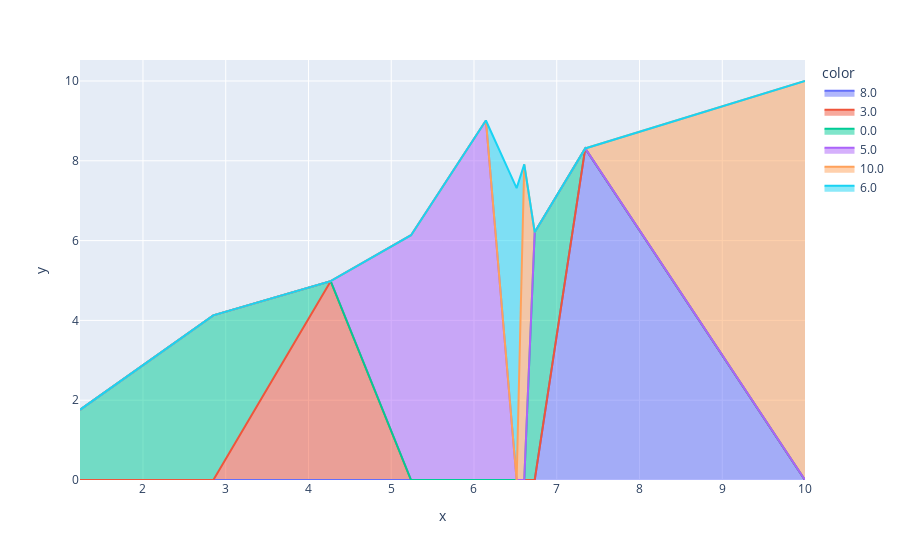

This figure's notebook cell:
### Code cell
fig.show()

### Figure 1 — Plotly figure (JSON) as saved in the notebook; plotly's stock layout.template omitted (floating-point values rounded to 4 significant figures)
{"data": [{"fillpattern": {"shape": ""}, "hovertemplate": "color=8.0<br>x=%{x}<br>y=%{y}<extra></extra>", "legendgroup": "8.0", "line": {"color": "#636efa"}, "marker": {"symbol": "circle"}, "mode": "lines", "name": "8.0", "orientation": "v", "showlegend": true, "stackgroup": "1", "type": "scatter", "x": [7.344], "xaxis": "x", "y": [8.31], "yaxis": "y"}, {"fillpattern": {"shape": ""}, "hovertemplate": "color=3.0<br>x=%{x}<br>y=%{y}<extra></extra>", "legendgroup": "3.0", "line": {"color": "#EF553B"}, "marker": {"symbol": "circle"}, "mode": "lines", "name": "3.0", "orientation": "v", "showlegend": true, "stackgroup": "1", "type": "scatter", "x": [4.268], "xaxis": "x", "y": [4.983], "yaxis": "y"}, {"fillpattern": {"shape": ""}, "hovertemplate": "color=0.0<br>x=%{x}<br>y=%{y}<extra></extra>", "legendgroup": "0.0", "line": {"color": "#00cc96"}, "marker": {"symbol": "circle"}, "mode": "lines", "name": "0.0", "orientation": "v", "showlegend": true, "stackgroup": "1", "type": "scatter", "x": [1.239, 2.85, 6.734], "xaxis": "x", "y": [1.758, 4.126, 6.209], "yaxis": "y"}, {"fillpattern": {"shape": ""}, "hovertemplate": "color=5.0<br>x=%{x}<br>y=%{y}<extra></extra>", "legendgroup": "5.0", "line": {"color": "#ab63fa"}, "marker": {"symbol": "circle"}, "mode": "lines", "name": "5.0", "orientation": "v", "showlegend": true, "stackgroup": "1", "type": "scatter", "x": [6.144, 5.239], "xaxis": "x", "y": [9.01, 6.135], "yaxis": "y"}, {"fillpattern": {"shape": ""}, "hovertemplate": "color=10.0<br>x=%{x}<br>y=%{y}<extra></extra>", "legendgroup": "10.0", "line": {"color": "#FFA15A"}, "marker": {"symbol": "circle"}, "mode": "lines", "name": "10.0", "orientation": "v", "showlegend": true, "stackgroup": "1", "type": "scatter", "x": [6.607, 10], "xaxis": "x", "y": [7.91, 10], "yaxis": "y"}, {"fillpattern": {"shape": ""}, "hovertemplate": "color=6.0<br>x=%{x}<br>y=%{y}<extra></extra>", "legendgroup": "6.0", "line": {"color": "#19d3f3"}, "marker": {"symbol": "circle"}, "mode": "lines", "name": "6.0", "orientation": "v", "showlegend": true, "stackgroup": "1", "type": "scatter", "x": [6.515], "xaxis": "x", "y": [7.314], "yaxis": "y"}], "layout": {"legend": {"title": {"text": "color"}, "tracegroupgap": 0}, "margin": {"t": 60}, "xaxis": {"anchor": "y", "domain": [0, 1], "title": {"text": "x"}}, "yaxis": {"anchor": "x", "domain": [0, 1], "title": {"text": "y"}}}}
